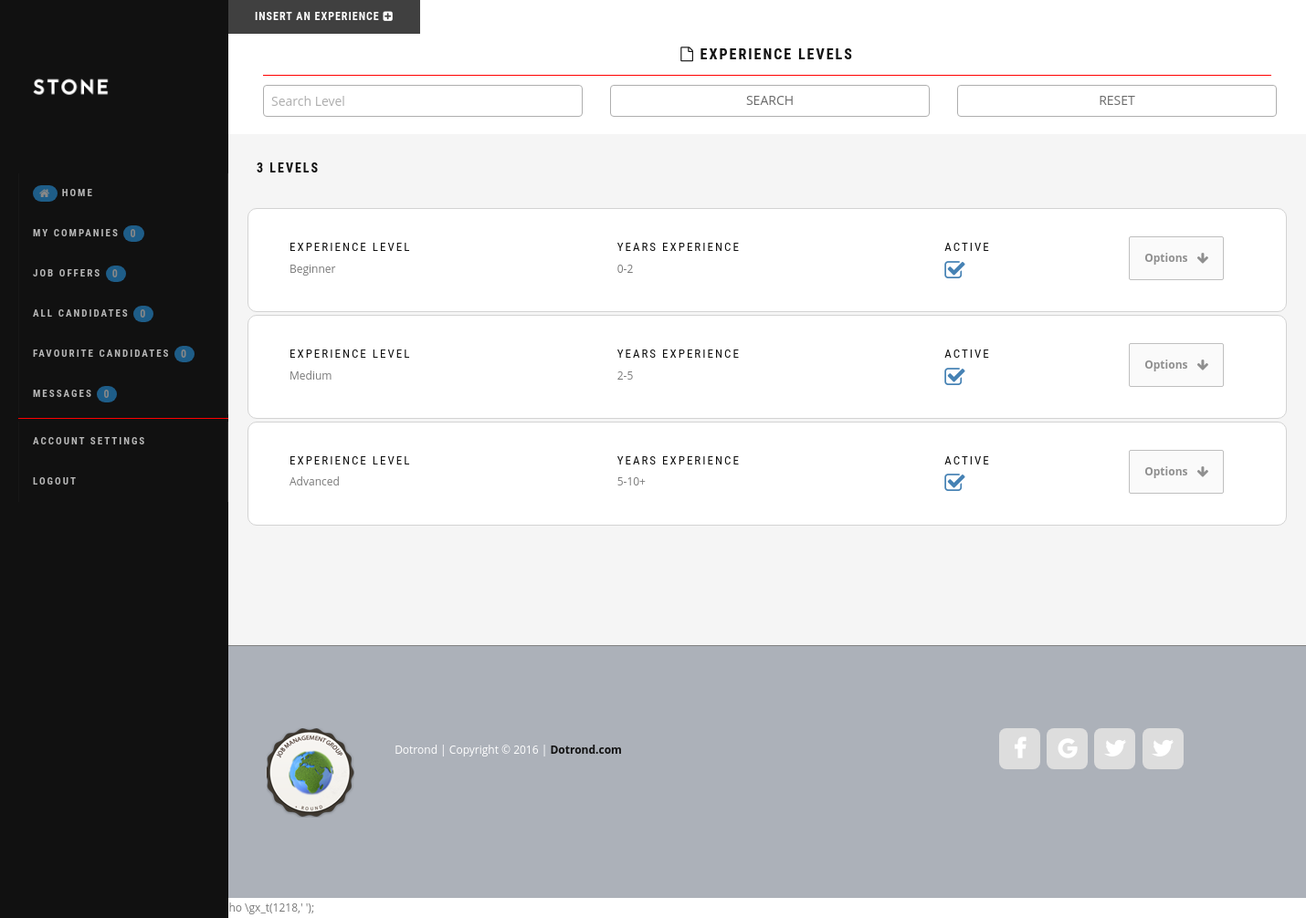
Screenshot of /admin/lst_experience_levels.php (signed in) with the database file from the repository.
### tables this page shows
CREATE TABLE IF NOT EXISTS `levels_experience` (
  `id_level_experience` int(11) NOT NULL AUTO_INCREMENT,
  `en_level_experience` varchar(80) DEFAULT NULL,
  `de_level_experience` varchar(80) DEFAULT NULL,
  `fr_level_experience` varchar(80) DEFAULT NULL,
  `it_level_experience` varchar(80) DEFAULT NULL,
  `rs_level_experience` varchar(80) DEFAULT NULL,
  `al_level_experience` varchar(80) DEFAULT NULL,
  `years_experience` varchar(10) DEFAULT NULL,
  `active` tinyint(4) DEFAULT NULL,
  PRIMARY KEY (`id_level_experience`),
  UNIQUE KEY `id_level` (`id_level_experience`)
);

CREATE TABLE IF NOT EXISTS `social_fanpages` (
  `id_fanpage` int(11) NOT NULL AUTO_INCREMENT,
  `company_name` varchar(80) DEFAULT NULL,
  `img_icon` varchar(50) DEFAULT NULL,
  `http_direction` mediumtext,
  `active` tinyint(4) DEFAULT '1',
  PRIMARY KEY (`id_fanpage`),
  UNIQUE KEY `id_fanpage` (`id_fanpage`)
);

### admin/construct_pagination.php (called while the page is built, shortened)
<?php
$current = 1;
$start=($current * $_SESSION['epp'] - $_SESSION['epp']);
?>

### admin/lst_experience_levels.php (the view, shortened to what this page needs)
<?php
require_once('assets/include/functions.php');
$filename=basename(__FILE__, '.php');
require_once('assets/include/variables.php');
$count_exp = $dbj->query('SELECT levels_experience.id_level_experience, levels_experience.'.$_SESSION['jbms_front']['lang_code'].'_level_experience AS level_experience FROM levels_experience WHERE 1=1 '.$_SESSION[$filename]['search_query'].' '.$_SESSION[$filename]['orderby'].'');
$total = $count_exp->rowCount();
$title_total_results=$total.' Levels';
include('construct_pagination.php');
require_once('assets/css_header.php');
?>
<body>
<?php include('left_menu.php'); ?>
<div class="content">
<section id="insButton">
  <a class="fancybox fancybox.iframe btn btn-dark" href="ins_explevel.php">Insert an Experience <i class="fa fa-plus-square fa-1x"></i></a>
</section>
<div class="container">
  <div class="row">
    <div class="col-md-12 text-center">
      <h4 class="padding10"><b><i class="fa fa-file-o"></i> Experience Levels</b></h4>
       <hr class="divider-menu">
    </div>
  </div>
</div>
<section id="adminheader">
  <div class="container">
    <form name="name" method="post" action="post_search_explevels.php">
      <div class="form-group col-md-4">
        <input type="text" name="title"  value="<?php echo $_SESSION[$filename]['title'];?>" class="form-control" placeholder="Search Level">
      </div>
      <div class="form-group col-md-4">
        <input type="submit" name="name" class="form-control btn-default" value="SEARCH">
      </div>
      <div class="form-group col-md-4">
        <input type="submit" name="reset" class="form-control btn-default" value="RESET">
      </div>
  </form>
  </div>
</section>
<section id="module" class="bg-gray">
  <h5 class="padding30"><b><?php echo $title_total_results;?></b></h5>
  <div class="container-custom-grid">
   <div class="row">
    <div class="col-md-12">
    <?php $exp_level=$dbj->query('SELECT levels_experience.id_level_experience, levels_experience.'.$_SESSION['jbms_front']['lang_code'].'_level_experience AS level_experience, levels_experience.years_experience, levels_experience.active FROM levels_experience WHERE 1=1 '.$_SESSION[$filename]['search_query'].' '.$_SESSION[$filename]['orderby'].' LIMIT '.$start.', '.$_SESSION['epp'].'');
    ?>
    <?php if($exp_level->rowCount()>0){
          while($row_exp=$exp_level->fetch(PDO::FETCH_ASSOC)){
    ?>
    <div class="wizard-card row border padding30">
      <div class="col-md-4">
      <h4 class="iconbox-header">Experience Level</h4>
        <fieldset>
          <?php echo $row_exp['level_experience'];?>
        </fieldset>
      </div>
      <div class="col-md-4">
      <h4 class="iconbox-header">Years Experience</h4>
        <fieldset>
          <?php echo $row_exp['years_experience'];?>
        </fieldset>
      </div>
      <div class="col-md-2">
        <h4 class="iconbox-header">Active</h4>
        <fieldset>
          <?php echo getState($row_exp['active']);?>
        </fieldset>
      </div>
     <div class="col-md-2 text-center">
     <div class="button-group">
       <a class="btn-optionsmenu button-dropdown" href="#" data-toggle="dropdown">Options <i class="fa fa-arrow-down fa-1x"></i></a>
      </div>
      </div>
    </div>
    <?php } } ?>
    </div>
  </div>
</section>
  <?php require_once('footer.php');?>
</div>
<?php echo file_get_contents('assets/js_bottom.php');?>
</body>
</html>

### admin/assets/include/functions.php (shortened to what this page needs)
<?php
function getState($state) {
    $color = '';
    switch ($state) {
        case '1': $color = '#4682B4';
          $infoactive='<i class="fa fa-check-square-o fa-2x"></i>';
        break;
    }
    echo '<span style="color: '.$color.';">'.$infoactive.'</span>';
}
?>

### admin/footer.php
<?php $pages=$dbj->query('SELECT social_fanpages.company_name,  social_fanpages.img_icon, social_fanpages.http_direction FROM social_fanpages ORDER BY social_fanpages.http_direction');
?>
<footer class="footer" id="footer">
    <div class="container">
        <div class="row">
            <div class="col-md-1 col-sm-1">
                <div class="footer-logo">
                    <a href="index.html">
                        <img src="images/logo.png" alt="">
                    </a>
                </div>
            </div>
            <div class="col-md-4 col-sm-4">
                <div class="copyright">
                         Dotrond | Copyright &copy; 2016 |
                        <a rel="nofollow" href="#" target="_parent">Dotrond.com</a>
                </div>
            </div>
            <div class="col-md-6 col-sm-6">
                <ul class="social-icons">
                <?php
                    while($row_pages=$pages->fetch(PDO::FETCH_ASSOC)){
                ?>
                <li><a href="<?php echo $row_pages['http_direction'];?>" class="<?php echo  $row_pages['img_icon'];?>" target="_new"></a></li>
                <?php } ?>
                </ul>
            </div>
        </div>
    </div>
</footer>

### admin/assets/css/admin_style.css (style rules this page uses)
body { background: #fff; font-family: 'Open Sans', sans-serif; line-height: 1.8; font-size: 12px; color: #787878; -ms-overflow-style: scrollbar; overflow-x: hidden; }
#adminheader { padding: 8px; border: 1px #F8F8F8; padding:0px; opacity: .8; }
#insButton { margin: 0px; opacity: .8; }
#module { min-height: 560px; }
.border { border:1px solid #D3D3D3; }
a:link { font-weight: bold; text-decoration: none; }
a:hover, a:visited, a:link, a:active { text-decoration: none; }
.divider-menu { height: 1px; margin: 0.3em 0; padding: 0; color: #F00; background-color: #F00; border: 0; }
.form-control, .form-control.error, .input-group { -webkit-transition: all 300ms linear; -moz-transition: all 300ms linear; -o-transition: all 300ms linear; -ms-transition: all 300ms linear; transition: all 300ms linear; }
.btn { font-family: 'Roboto Condensed', sans-serif; text-transform: uppercase; letter-spacing: 1px; font-weight: 400; font-size: 12px; padding: 9px 28px; -webkit-border-radius: 0; -moz-border-radius: 0; -o-border-radius: 0; border-radius: 0; }
.btn-default { color: #777777; border-color: #999999; text-transform:uppercase; }
.btn-dark, .btn-dark:focus { background: #111; color: #fff; }
a { color: #111; -webkit-transition: all 0.125s cubic-bezier(0.3, 0.1, 0.58, 1); -moz-transition: all 0.125s cubic-bezier(0.3, 0.1, 0.58, 1); -o-transition: all 0.125s cubic-bezier(0.3, 0.1, 0.58, 1); transition: all 0.125s cubic-bezier(0.3, 0.1, 0.58, 1); }
.form-control { border: 1px solid #9A9A9A; border-radius: 4px; box-shadow: none; color: #444444; padding: 0px 8px; margin:3px; min-height: 35px; }
.footer { background-color:#acb1b9; padding: 85px 0; position: relative; background-repeat: no-repeat; background-position: center center; -webkit-background-size: cover; -moz-background-size: cover; -o-background-size: cover; background-size: cover; color: white; border-top:1px solid gray; }
.container-custom-grid { max-width: 1500px; margin: 0 auto; }
.copyright { margin-top: 15px; text-align: center; }
.social-icons { margin-top: 80px; text-align: right; }
.social-icons li { display: inline-block; margin: 2px; }
.social-icons li a { width: 45px; height: 45px; color: white; text-align: center; line-height: 45px; background: #DDD ; border-radius:8px; color: white; }
@media screen and (min-width: 240px) { .footer-logo { display: none; } }
@media screen and (min-width: 240px) { .social-icons { text-align: center; margin-top: 30px; } }
@media screen and (min-width: 860px) { .footer-logo { display: inline-block; } }
@media screen and (min-width: 860px) { .social-icons { text-align: right; margin-top: 0; } }
.wizard-card { min-height: 20px; background-color: #FFFFFF; border-radius: 10px; padding: 1px; transition: all 0.2s; -webkit-transition: all 0.2s; }
.padding30 { padding: 30px; }
.padding10 { padding: 10px; }
.content { position: relative; margin-left: 250px; }
h1, h2, h3, h4, h5, h6, h7 { font-family: 'Roboto Condensed', sans-serif; text-transform: uppercase; letter-spacing: 2px; font-weight: 400; color: #111; margin: 1px; }
h4 { font-size: 16px; }
h5 { font-size: 14px; }
p, ul, ol { margin: 0 0 30px; }
.row { margin: 3px; }
.iconbox-header { font-size: 13px; margin: 5px 0 5px; display: block; }
.bg-gray { background-color: #f5f5f5; }
.btn-optionsmenu { display: inline-block; padding: 12px 16px; background: #fafafa; border: 1px solid #bfbfbf; border-radius: 2px; text-decoration: none; color: #8f8f8f; font-size: 1em; -webkit-transition: all .25s ease-in-out; -moz-transition: all .25s ease-in-out; -ms-transition: all .25s ease-in-out; -o-transition: all .25s ease-in-out; transition: all .25s ease-in-out; }
.btn-optionsmenu i { position: relative; top: 1px; margin-left: 7px; font-size: 1.15em; }

### rows the page displays
levels_experience: en_level_experience "Beginner", years_experience "0-2", active 1 (drawn)
levels_experience: en_level_experience "Medium", years_experience "2-5", active 1 (drawn)
levels_experience: en_level_experience "Advanced", years_experience "5-10+", active 1 (drawn)

### other values shown
count_companies('',$my_companies=true) "0"
count_job_offers() "0"
count_all_candidates() "0"
count_favourite_candidates() "0"
count_received_msg() "0"
$title_total_results "3 LEVELS"
file_get_contents('assets/js_bottom.php') "'); echo \\gx_b(1217),\\gx_e(log_message()); ; echo \\gx_t(1218,'"
